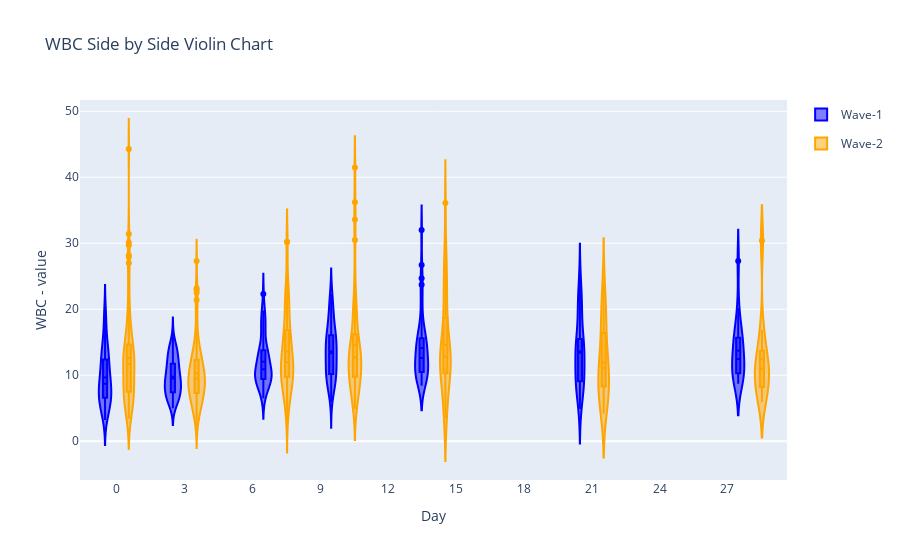
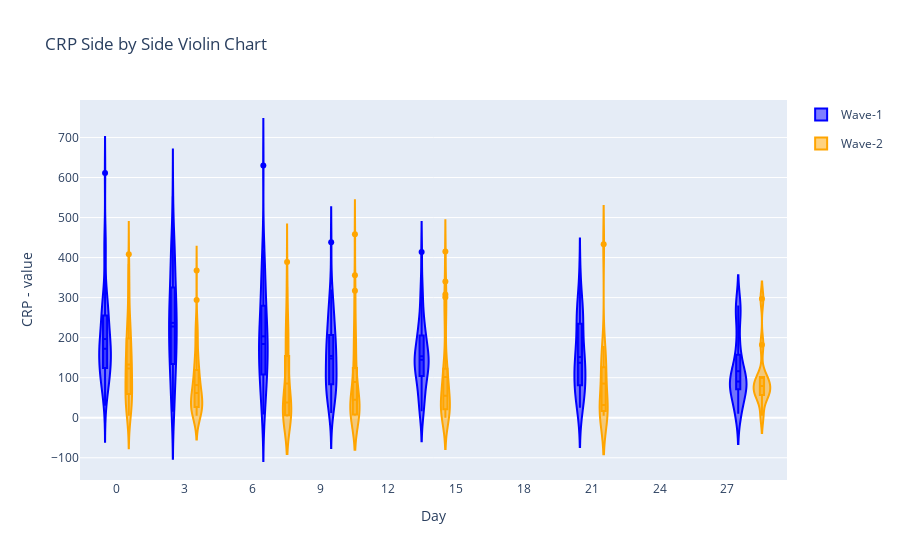
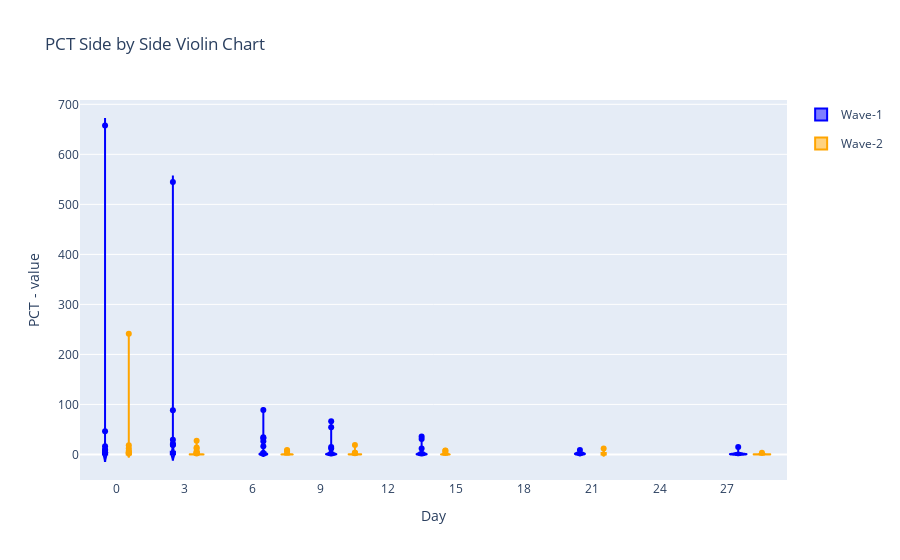
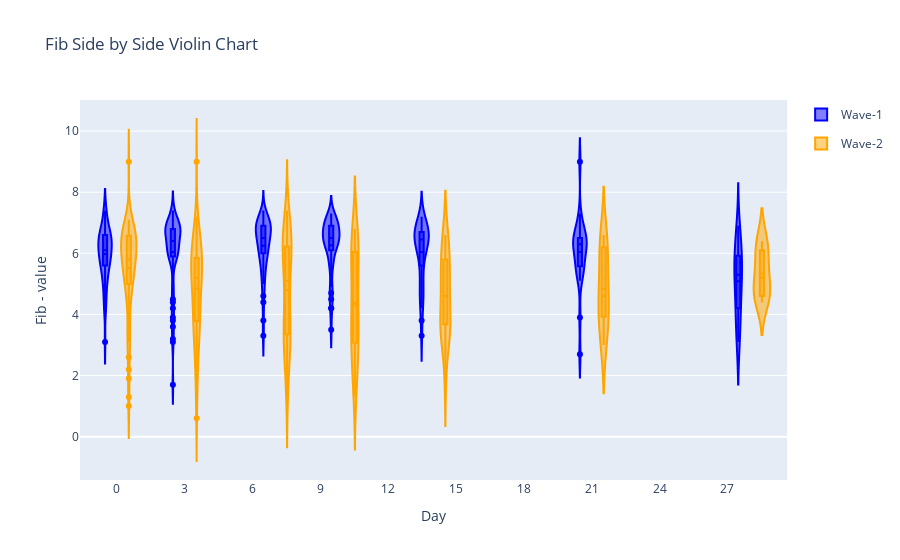

Notebook code for these charts, in order:
### Markdown cell above
# Create side by side Violin charts for the Wave 1 and Wave 2

### Code cell
with open('violin_side_by_side.html', 'w') as f:
    for var in ['WBC', 'CRP', 'PCT', 'Fib', 'Platelets', 'Ferritin']:
        fig = go.Figure()

        fig.add_trace(go.Violin(x=df['Day'][ df['Wave'] == 1 ],
                                y=df[var][ df['Wave'] == 1 ],
                                legendgroup='1', scalegroup='1', name='Wave-1',
                                line_color='blue')
                     )
        fig.add_trace(go.Violin(x=df['Day'][ df['Wave'] == 2 ],
                                y=df[var][ df['Wave'] == 2 ],
                                legendgroup='2', scalegroup='2', name='Wave-2',
                                line_color='orange')
                     )

        fig.update_traces(box_visible=True, meanline_visible=True)
        fig.update_layout(title_text=f"{var} Side by Side Violin Chart",
                              xaxis_title="Day",
                              yaxis_title=f"{var} - value",
                          violinmode='group')
        fig.show()
        f.write(fig.to_html(full_html=False, include_plotlyjs='cdn'))

### Figure 1 — Plotly figure (JSON) as saved in the notebook; plotly's stock layout.template omitted (floating-point values rounded to 4 significant figures; data arrays with more than 128 entries replaced by an {"elided": "..."} marker saying what was removed)
{"data": [{"box": {"visible": true}, "legendgroup": "1", "line": {"color": "blue"}, "meanline": {"visible": true}, "name": "Wave-1", "scalegroup": "1", "type": "violin", "x": {"elided": "455 int values"}, "y": {"elided": "455 float values"}}, {"box": {"visible": true}, "legendgroup": "2", "line": {"color": "orange"}, "meanline": {"visible": true}, "name": "Wave-2", "scalegroup": "2", "type": "violin", "x": {"elided": "791 int values"}, "y": {"elided": "791 float values"}}], "layout": {"title": {"text": "WBC Side by Side Violin Chart"}, "violinmode": "group", "xaxis": {"title": {"text": "Day"}}, "yaxis": {"title": {"text": "WBC - value"}}}}

### Figure 2 — Plotly figure (JSON) as saved in the notebook; plotly's stock layout.template omitted (floating-point values rounded to 4 significant figures; data arrays with more than 128 entries replaced by an {"elided": "..."} marker saying what was removed)
{"data": [{"box": {"visible": true}, "legendgroup": "1", "line": {"color": "blue"}, "meanline": {"visible": true}, "name": "Wave-1", "scalegroup": "1", "type": "violin", "x": {"elided": "455 int values"}, "y": {"elided": "455 int values"}}, {"box": {"visible": true}, "legendgroup": "2", "line": {"color": "orange"}, "meanline": {"visible": true}, "name": "Wave-2", "scalegroup": "2", "type": "violin", "x": {"elided": "791 int values"}, "y": {"elided": "791 int values"}}], "layout": {"title": {"text": "CRP Side by Side Violin Chart"}, "violinmode": "group", "xaxis": {"title": {"text": "Day"}}, "yaxis": {"title": {"text": "CRP - value"}}}}

### Figure 3 — Plotly figure (JSON) as saved in the notebook; plotly's stock layout.template omitted (floating-point values rounded to 4 significant figures; data arrays with more than 128 entries replaced by an {"elided": "..."} marker saying what was removed)
{"data": [{"box": {"visible": true}, "legendgroup": "1", "line": {"color": "blue"}, "meanline": {"visible": true}, "name": "Wave-1", "scalegroup": "1", "type": "violin", "x": {"elided": "455 int values"}, "y": {"elided": "455 float values"}}, {"box": {"visible": true}, "legendgroup": "2", "line": {"color": "orange"}, "meanline": {"visible": true}, "name": "Wave-2", "scalegroup": "2", "type": "violin", "x": {"elided": "791 int values"}, "y": {"elided": "791 float values"}}], "layout": {"title": {"text": "PCT Side by Side Violin Chart"}, "violinmode": "group", "xaxis": {"title": {"text": "Day"}}, "yaxis": {"title": {"text": "PCT - value"}}}}

### Figure 4 — Plotly figure (JSON) as saved in the notebook; plotly's stock layout.template omitted (floating-point values rounded to 4 significant figures; data arrays with more than 128 entries replaced by an {"elided": "..."} marker saying what was removed)
{"data": [{"box": {"visible": true}, "legendgroup": "1", "line": {"color": "blue"}, "meanline": {"visible": true}, "name": "Wave-1", "scalegroup": "1", "type": "violin", "x": {"elided": "455 int values"}, "y": {"elided": "455 float values"}}, {"box": {"visible": true}, "legendgroup": "2", "line": {"color": "orange"}, "meanline": {"visible": true}, "name": "Wave-2", "scalegroup": "2", "type": "violin", "x": {"elided": "791 int values"}, "y": {"elided": "791 float values"}}], "layout": {"title": {"text": "Fib Side by Side Violin Chart"}, "violinmode": "group", "xaxis": {"title": {"text": "Day"}}, "yaxis": {"title": {"text": "Fib - value"}}}}
